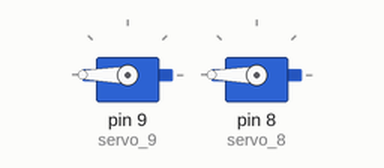
This sketch was run on a simulated Arduino Uno, built with avr-gcc and run on an emulated ATmega328P. Shown: 2 × servo.

Above: at 7.16 s.
At 12.04 s:
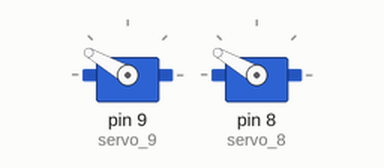
At 16.87 s:
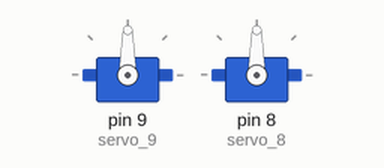
At 29.7 s:
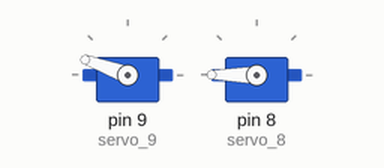
Timing chart, 0 to 40.0 s (numbered marks = the images above):
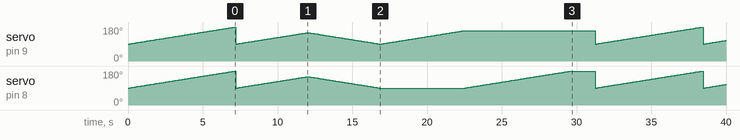

The sketch:

brilliant_gogo1_1_.ino
```cpp
// C++ code
//
#include <Servo.h>

int position = 0;

int i = 0;

int j = 0;

int k = 0;

int m = 0;

int n = 0;

int o = 0;

int p = 0;

int q = 0;

int r = 0;

Servo servo_9;

Servo servo_8;

void setup()
{
  servo_9.attach(9, 500, 2500);

  servo_8.attach(8, 500, 2500);

}

void loop()
{
  position = 90;
  for (position = 90; position <= 180; position += 1) {
    servo_9.write(position);
    servo_8.write(position);
    delay(79); // Wait for 79 millisecond(s)
  }
  for (position = 180; position >= 90; position -= 1) {
    servo_9.write(position);
    servo_8.write(position);
  }
  position = 90;
  for (position = 90; position <= 150; position += 1) {
    servo_9.write(position);
    servo_8.write(position);
    delay(79); // Wait for 79 millisecond(s)
  }
  for (position = 150; position >= 90; position -= 1) {
    servo_9.write(position);
    servo_8.write(position);
    delay(79); // Wait for 79 millisecond(s)
  }
  position = 90;
  for (position = 90; position <= 160; position += 1) {
    servo_9.write(position);
    delay(79); // Wait for 79 millisecond(s)
  }
  for (position = 90; position <= 200; position += 1) {
    servo_8.write(position);
    delay(79); // Wait for 79 millisecond(s)
  }
}
```
